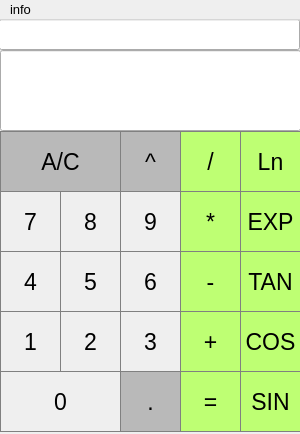
<?xml version="1.0" encoding="UTF-8"?>
<ui version="4.0">
 <class>MainWindow</class>
 <widget class="QMainWindow" name="MainWindow">
  <property name="geometry">
   <rect>
    <x>0</x>
    <y>0</y>
    <width>300</width>
    <height>434</height>
   </rect>
  </property>
  <property name="font">
   <font>
    <pointsize>10</pointsize>
   </font>
  </property>
  <property name="windowTitle">
   <string>Calculator</string>
  </property>
  <widget class="QWidget" name="centralwidget">
   <widget class="QPushButton" name="Button_clear">
    <property name="geometry">
     <rect>
      <x>0</x>
      <y>111</y>
      <width>121</width>
      <height>61</height>
     </rect>
    </property>
    <property name="font">
     <font>
      <pointsize>17</pointsize>
     </font>
    </property>
    <property name="styleSheet">
     <string notr="true">QPushButton {
  background-color: rgb(185, 185, 185);
  border: 1px solid gray;
}
QPushButton:pressed {
    background-color: qlineargradient(x1: 0, y1: 0, x2: 0, y2: 1,
                                      stop: 0 #BEBEBE, stop: 1 #D7D7D7);
}</string>
    </property>
    <property name="text">
     <string>A/C</string>
    </property>
   </widget>
   <widget class="QPushButton" name="Button_division">
    <property name="geometry">
     <rect>
      <x>180</x>
      <y>111</y>
      <width>61</width>
      <height>61</height>
     </rect>
    </property>
    <property name="font">
     <font>
      <pointsize>17</pointsize>
     </font>
    </property>
    <property name="styleSheet">
     <string notr="true">QPushButton {
  background-color: rgb(190, 255, 115);
  color: black; 
  border: 1px solid gray;
}

QPushButton:pressed {
    background-color: qlineargradient(x1: 0, y1: 0, x2: 0, y2: 1,
                                      stop: 0 #9773ff, stop: 1 #beff73);
}</string>
    </property>
    <property name="text">
     <string>/</string>
    </property>
   </widget>
   <widget class="QPushButton" name="Button_ln">
    <property name="geometry">
     <rect>
      <x>240</x>
      <y>111</y>
      <width>61</width>
      <height>61</height>
     </rect>
    </property>
    <property name="font">
     <font>
      <pointsize>17</pointsize>
     </font>
    </property>
    <property name="styleSheet">
     <string notr="true">QPushButton {
  background-color: rgb(190, 255, 115);
  color: black; 
  border: 1px solid gray;
}

QPushButton:pressed {
    background-color: qlineargradient(x1: 0, y1: 0, x2: 0, y2: 1,
                                      stop: 0 #9773ff, stop: 1 #beff73);
}</string>
    </property>
    <property name="text">
     <string>Ln</string>
    </property>
   </widget>
   <widget class="QPushButton" name="Button_exp">
    <property name="geometry">
     <rect>
      <x>240</x>
      <y>171</y>
      <width>61</width>
      <height>61</height>
     </rect>
    </property>
    <property name="font">
     <font>
      <pointsize>17</pointsize>
     </font>
    </property>
    <property name="styleSheet">
     <string notr="true">QPushButton {
  background-color: rgb(190, 255, 115);
  color: black; 
  border: 1px solid gray;
}

QPushButton:pressed {
    background-color: qlineargradient(x1: 0, y1: 0, x2: 0, y2: 1,
                                      stop: 0 #9773ff, stop: 1 #beff73);
}</string>
    </property>
    <property name="text">
     <string>EXP</string>
    </property>
   </widget>
   <widget class="QPushButton" name="Button_7">
    <property name="geometry">
     <rect>
      <x>0</x>
      <y>171</y>
      <width>61</width>
      <height>61</height>
     </rect>
    </property>
    <property name="font">
     <font>
      <pointsize>17</pointsize>
     </font>
    </property>
    <property name="styleSheet">
     <string notr="true">QPushButton {
   border: 1px solid gray;
}
QPushButton:pressed {
    background-color: qlineargradient(x1: 0, y1: 0, x2: 0, y2: 1,
                                      stop: 0 #dadbde, stop: 1 #f6f7fa);
}</string>
    </property>
    <property name="text">
     <string>7</string>
    </property>
   </widget>
   <widget class="QPushButton" name="Button_8">
    <property name="geometry">
     <rect>
      <x>60</x>
      <y>171</y>
      <width>61</width>
      <height>61</height>
     </rect>
    </property>
    <property name="font">
     <font>
      <pointsize>17</pointsize>
     </font>
    </property>
    <property name="styleSheet">
     <string notr="true">QPushButton {
   border: 1px solid gray;
}
QPushButton:pressed {
    background-color: qlineargradient(x1: 0, y1: 0, x2: 0, y2: 1,
                                      stop: 0 #dadbde, stop: 1 #f6f7fa);
}</string>
    </property>
    <property name="text">
     <string>8</string>
    </property>
   </widget>
   <widget class="QPushButton" name="Button_9">
    <property name="geometry">
     <rect>
      <x>120</x>
      <y>171</y>
      <width>61</width>
      <height>61</height>
     </rect>
    </property>
    <property name="font">
     <font>
      <pointsize>17</pointsize>
     </font>
    </property>
    <property name="styleSheet">
     <string notr="true">QPushButton {
   border: 1px solid gray;
}
QPushButton:pressed {
    background-color: qlineargradient(x1: 0, y1: 0, x2: 0, y2: 1,
                                      stop: 0 #dadbde, stop: 1 #f6f7fa);
}</string>
    </property>
    <property name="text">
     <string>9</string>
    </property>
   </widget>
   <widget class="QPushButton" name="Button_mult">
    <property name="geometry">
     <rect>
      <x>180</x>
      <y>171</y>
      <width>61</width>
      <height>61</height>
     </rect>
    </property>
    <property name="font">
     <font>
      <pointsize>17</pointsize>
     </font>
    </property>
    <property name="styleSheet">
     <string notr="true">QPushButton {
  background-color: rgb(190, 255, 115);
  color: black; 
  border: 1px solid gray;
}

QPushButton:pressed {
    background-color: qlineargradient(x1: 0, y1: 0, x2: 0, y2: 1,
                                      stop: 0 #9773ff, stop: 1 #beff73);
}</string>
    </property>
    <property name="text">
     <string>*</string>
    </property>
   </widget>
   <widget class="QPushButton" name="Button_plus">
    <property name="geometry">
     <rect>
      <x>180</x>
      <y>291</y>
      <width>61</width>
      <height>61</height>
     </rect>
    </property>
    <property name="font">
     <font>
      <pointsize>17</pointsize>
     </font>
    </property>
    <property name="styleSheet">
     <string notr="true">QPushButton {
  background-color: rgb(190, 255, 115);
  color: black; 
  border: 1px solid gray;
}

QPushButton:pressed {
    background-color: qlineargradient(x1: 0, y1: 0, x2: 0, y2: 1,
                                      stop: 0 #9773ff, stop: 1 #beff73);
}</string>
    </property>
    <property name="text">
     <string>+</string>
    </property>
   </widget>
   <widget class="QPushButton" name="Button_1">
    <property name="geometry">
     <rect>
      <x>0</x>
      <y>291</y>
      <width>61</width>
      <height>61</height>
     </rect>
    </property>
    <property name="font">
     <font>
      <pointsize>17</pointsize>
     </font>
    </property>
    <property name="styleSheet">
     <string notr="true">QPushButton {
   border: 1px solid gray;
}
QPushButton:pressed {
    background-color: qlineargradient(x1: 0, y1: 0, x2: 0, y2: 1,
                                      stop: 0 #dadbde, stop: 1 #f6f7fa);
}</string>
    </property>
    <property name="text">
     <string>1</string>
    </property>
   </widget>
   <widget class="QPushButton" name="Button_4">
    <property name="geometry">
     <rect>
      <x>0</x>
      <y>231</y>
      <width>61</width>
      <height>61</height>
     </rect>
    </property>
    <property name="font">
     <font>
      <pointsize>17</pointsize>
     </font>
    </property>
    <property name="styleSheet">
     <string notr="true">QPushButton {
   border: 1px solid gray;
}
QPushButton:pressed {
    background-color: qlineargradient(x1: 0, y1: 0, x2: 0, y2: 1,
                                      stop: 0 #dadbde, stop: 1 #f6f7fa);
}</string>
    </property>
    <property name="text">
     <string>4</string>
    </property>
   </widget>
   <widget class="QPushButton" name="Button_cos">
    <property name="geometry">
     <rect>
      <x>240</x>
      <y>291</y>
      <width>61</width>
      <height>61</height>
     </rect>
    </property>
    <property name="font">
     <font>
      <pointsize>17</pointsize>
     </font>
    </property>
    <property name="styleSheet">
     <string notr="true">QPushButton {
  background-color: rgb(190, 255, 115);
  color: black; 
  border: 1px solid gray;
}

QPushButton:pressed {
    background-color: qlineargradient(x1: 0, y1: 0, x2: 0, y2: 1,
                                      stop: 0 #9773ff, stop: 1 #beff73);
}</string>
    </property>
    <property name="text">
     <string>COS</string>
    </property>
   </widget>
   <widget class="QPushButton" name="Button_5">
    <property name="geometry">
     <rect>
      <x>60</x>
      <y>231</y>
      <width>61</width>
      <height>61</height>
     </rect>
    </property>
    <property name="font">
     <font>
      <pointsize>17</pointsize>
     </font>
    </property>
    <property name="styleSheet">
     <string notr="true">QPushButton {
   border: 1px solid gray;
}
QPushButton:pressed {
    background-color: qlineargradient(x1: 0, y1: 0, x2: 0, y2: 1,
                                      stop: 0 #dadbde, stop: 1 #f6f7fa);
}</string>
    </property>
    <property name="text">
     <string>5</string>
    </property>
   </widget>
   <widget class="QPushButton" name="Button_6">
    <property name="geometry">
     <rect>
      <x>120</x>
      <y>231</y>
      <width>61</width>
      <height>61</height>
     </rect>
    </property>
    <property name="font">
     <font>
      <pointsize>17</pointsize>
     </font>
    </property>
    <property name="styleSheet">
     <string notr="true">QPushButton {
   border: 1px solid gray;
}
QPushButton:pressed {
    background-color: qlineargradient(x1: 0, y1: 0, x2: 0, y2: 1,
                                      stop: 0 #dadbde, stop: 1 #f6f7fa);
}</string>
    </property>
    <property name="text">
     <string>6</string>
    </property>
   </widget>
   <widget class="QPushButton" name="Button_3">
    <property name="geometry">
     <rect>
      <x>120</x>
      <y>291</y>
      <width>61</width>
      <height>61</height>
     </rect>
    </property>
    <property name="font">
     <font>
      <pointsize>17</pointsize>
     </font>
    </property>
    <property name="styleSheet">
     <string notr="true">QPushButton {
   border: 1px solid gray;
}
QPushButton:pressed {
    background-color: qlineargradient(x1: 0, y1: 0, x2: 0, y2: 1,
                                      stop: 0 #dadbde, stop: 1 #f6f7fa);
}</string>
    </property>
    <property name="text">
     <string>3</string>
    </property>
   </widget>
   <widget class="QPushButton" name="Button_minus">
    <property name="geometry">
     <rect>
      <x>180</x>
      <y>231</y>
      <width>61</width>
      <height>61</height>
     </rect>
    </property>
    <property name="font">
     <font>
      <pointsize>17</pointsize>
     </font>
    </property>
    <property name="styleSheet">
     <string notr="true">QPushButton {
  background-color: rgb(190, 255, 115);
  color: black; 
  border: 1px solid gray;
}

QPushButton:pressed {
    background-color: qlineargradient(x1: 0, y1: 0, x2: 0, y2: 1,
                                      stop: 0 #9773ff, stop: 1 #beff73);
}</string>
    </property>
    <property name="text">
     <string>-</string>
    </property>
   </widget>
   <widget class="QPushButton" name="Button_tan">
    <property name="geometry">
     <rect>
      <x>240</x>
      <y>231</y>
      <width>61</width>
      <height>61</height>
     </rect>
    </property>
    <property name="font">
     <font>
      <pointsize>17</pointsize>
     </font>
    </property>
    <property name="styleSheet">
     <string notr="true">QPushButton {
  background-color: rgb(190, 255, 115);
  color: black; 
  border: 1px solid gray;
}

QPushButton:pressed {
    background-color: qlineargradient(x1: 0, y1: 0, x2: 0, y2: 1,
                                      stop: 0 #9773ff, stop: 1 #beff73);
}</string>
    </property>
    <property name="text">
     <string>TAN</string>
    </property>
   </widget>
   <widget class="QPushButton" name="Button_2">
    <property name="geometry">
     <rect>
      <x>60</x>
      <y>291</y>
      <width>61</width>
      <height>61</height>
     </rect>
    </property>
    <property name="font">
     <font>
      <pointsize>17</pointsize>
     </font>
    </property>
    <property name="styleSheet">
     <string notr="true">QPushButton {
   border: 1px solid gray;
}
QPushButton:pressed {
    background-color: qlineargradient(x1: 0, y1: 0, x2: 0, y2: 1,
                                      stop: 0 #dadbde, stop: 1 #f6f7fa);
}</string>
    </property>
    <property name="text">
     <string>2</string>
    </property>
   </widget>
   <widget class="QPushButton" name="Button_sin">
    <property name="geometry">
     <rect>
      <x>240</x>
      <y>351</y>
      <width>61</width>
      <height>61</height>
     </rect>
    </property>
    <property name="font">
     <font>
      <pointsize>17</pointsize>
     </font>
    </property>
    <property name="styleSheet">
     <string notr="true">QPushButton {
  background-color: rgb(190, 255, 115);
  color: black; 
  border: 1px solid gray;
}

QPushButton:pressed {
    background-color: qlineargradient(x1: 0, y1: 0, x2: 0, y2: 1,
                                      stop: 0 #9773ff, stop: 1 #beff73);
}</string>
    </property>
    <property name="text">
     <string>SIN</string>
    </property>
   </widget>
   <widget class="QPushButton" name="Button_0">
    <property name="geometry">
     <rect>
      <x>0</x>
      <y>351</y>
      <width>121</width>
      <height>61</height>
     </rect>
    </property>
    <property name="font">
     <font>
      <pointsize>17</pointsize>
     </font>
    </property>
    <property name="styleSheet">
     <string notr="true">QPushButton {
   border: 1px solid gray;
}
QPushButton:pressed {
    background-color: qlineargradient(x1: 0, y1: 0, x2: 0, y2: 1,
                                      stop: 0 #dadbde, stop: 1 #f6f7fa);
}</string>
    </property>
    <property name="text">
     <string>0</string>
    </property>
   </widget>
   <widget class="QPushButton" name="Button_dot">
    <property name="geometry">
     <rect>
      <x>120</x>
      <y>351</y>
      <width>61</width>
      <height>61</height>
     </rect>
    </property>
    <property name="font">
     <font>
      <pointsize>17</pointsize>
     </font>
    </property>
    <property name="styleSheet">
     <string notr="true">QPushButton {
  background-color: rgb(185, 185, 185);
  border: 1px solid gray;
}
QPushButton:pressed {
    background-color: qlineargradient(x1: 0, y1: 0, x2: 0, y2: 1,
                                      stop: 0 #BEBEBE, stop: 1 #D7D7D7);
}</string>
    </property>
    <property name="text">
     <string>.</string>
    </property>
   </widget>
   <widget class="QPushButton" name="Button_equal">
    <property name="geometry">
     <rect>
      <x>180</x>
      <y>351</y>
      <width>61</width>
      <height>61</height>
     </rect>
    </property>
    <property name="font">
     <font>
      <pointsize>17</pointsize>
     </font>
    </property>
    <property name="styleSheet">
     <string notr="true">QPushButton {
  background-color: rgb(190, 255, 115);
  color: black; 
  border: 1px solid gray;
}

QPushButton:pressed {
    background-color: qlineargradient(x1: 0, y1: 0, x2: 0, y2: 1,
                                      stop: 0 #9773ff, stop: 1 #beff73);
}</string>
    </property>
    <property name="text">
     <string>=</string>
    </property>
   </widget>
   <widget class="QPushButton" name="Button_power">
    <property name="geometry">
     <rect>
      <x>120</x>
      <y>111</y>
      <width>61</width>
      <height>61</height>
     </rect>
    </property>
    <property name="font">
     <font>
      <pointsize>17</pointsize>
     </font>
    </property>
    <property name="styleSheet">
     <string notr="true">QPushButton {
  background-color: rgb(185, 185, 185);
  border: 1px solid gray;
}
QPushButton:pressed {
    background-color: qlineargradient(x1: 0, y1: 0, x2: 0, y2: 1,
                                      stop: 0 #BEBEBE, stop: 1 #D7D7D7);
}</string>
    </property>
    <property name="text">
     <string>^</string>
    </property>
   </widget>
   <widget class="QLineEdit" name="Edit_result">
    <property name="geometry">
     <rect>
      <x>0</x>
      <y>30</y>
      <width>301</width>
      <height>81</height>
     </rect>
    </property>
    <property name="font">
     <font>
      <pointsize>17</pointsize>
     </font>
    </property>
   </widget>
   <widget class="QLineEdit" name="lineEdit">
    <property name="geometry">
     <rect>
      <x>-1</x>
      <y>-1</y>
      <width>301</width>
      <height>31</height>
     </rect>
    </property>
   </widget>
  </widget>
  <widget class="QMenuBar" name="menuBar">
   <property name="geometry">
    <rect>
     <x>0</x>
     <y>0</y>
     <width>300</width>
     <height>22</height>
    </rect>
   </property>
   <widget class="QMenu" name="menuinfo">
    <property name="title">
     <string>info</string>
    </property>
    <addaction name="actionAbout_author"/>
   </widget>
   <addaction name="menuinfo"/>
  </widget>
  <action name="actionAbout_author">
   <property name="text">
    <string>About author</string>
   </property>
  </action>
 </widget>
 <resources/>
 <connections/>
</ui>
